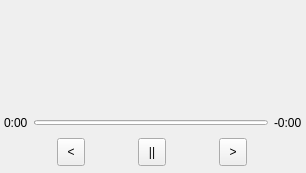
<?xml version="1.0" encoding="UTF-8"?>
<ui version="4.0">
 <class>DDEMpris2Widget</class>
 <widget class="QWidget" name="DDEMpris2Widget">
  <property name="geometry">
   <rect>
    <x>0</x>
    <y>0</y>
    <width>306</width>
    <height>173</height>
   </rect>
  </property>
  <property name="sizePolicy">
   <sizepolicy hsizetype="Preferred" vsizetype="Preferred">
    <horstretch>0</horstretch>
    <verstretch>0</verstretch>
   </sizepolicy>
  </property>
  <property name="maximumSize">
   <size>
    <width>16777215</width>
    <height>500</height>
   </size>
  </property>
  <property name="windowTitle">
   <string>Form</string>
  </property>
  <layout class="QVBoxLayout" name="verticalLayout">
   <property name="spacing">
    <number>2</number>
   </property>
   <property name="leftMargin">
    <number>4</number>
   </property>
   <property name="topMargin">
    <number>4</number>
   </property>
   <property name="rightMargin">
    <number>4</number>
   </property>
   <property name="bottomMargin">
    <number>4</number>
   </property>
   <item>
    <widget class="QWidget" name="widget" native="true">
     <property name="sizePolicy">
      <sizepolicy hsizetype="Preferred" vsizetype="Fixed">
       <horstretch>0</horstretch>
       <verstretch>0</verstretch>
      </sizepolicy>
     </property>
     <layout class="QHBoxLayout" name="horizontalLayout">
      <property name="spacing">
       <number>2</number>
      </property>
      <property name="leftMargin">
       <number>4</number>
      </property>
      <property name="topMargin">
       <number>4</number>
      </property>
      <property name="rightMargin">
       <number>4</number>
      </property>
      <property name="bottomMargin">
       <number>4</number>
      </property>
      <item>
       <widget class="QLabel" name="artLabel">
        <property name="minimumSize">
         <size>
          <width>100</width>
          <height>100</height>
         </size>
        </property>
        <property name="maximumSize">
         <size>
          <width>100</width>
          <height>100</height>
         </size>
        </property>
        <property name="text">
         <string/>
        </property>
       </widget>
      </item>
      <item>
       <widget class="QWidget" name="widget_3" native="true">
        <layout class="QVBoxLayout" name="verticalLayout_2">
         <property name="spacing">
          <number>4</number>
         </property>
         <property name="leftMargin">
          <number>4</number>
         </property>
         <property name="topMargin">
          <number>4</number>
         </property>
         <property name="rightMargin">
          <number>4</number>
         </property>
         <property name="bottomMargin">
          <number>4</number>
         </property>
         <item>
          <widget class="ScrollLabel" name="titleLabel">
           <property name="minimumSize">
            <size>
             <width>180</width>
             <height>0</height>
            </size>
           </property>
           <property name="text">
            <string/>
           </property>
           <property name="alignment">
            <set>Qt::AlignCenter</set>
           </property>
          </widget>
         </item>
         <item>
          <widget class="ScrollLabel" name="albumLabel">
           <property name="text">
            <string/>
           </property>
           <property name="alignment">
            <set>Qt::AlignCenter</set>
           </property>
          </widget>
         </item>
         <item>
          <widget class="ScrollLabel" name="artistLabel">
           <property name="text">
            <string/>
           </property>
           <property name="alignment">
            <set>Qt::AlignCenter</set>
           </property>
          </widget>
         </item>
        </layout>
       </widget>
      </item>
     </layout>
    </widget>
   </item>
   <item>
    <widget class="QWidget" name="widget_2" native="true">
     <layout class="QVBoxLayout" name="verticalLayout_3">
      <property name="leftMargin">
       <number>0</number>
      </property>
      <property name="topMargin">
       <number>0</number>
      </property>
      <property name="rightMargin">
       <number>0</number>
      </property>
      <property name="bottomMargin">
       <number>0</number>
      </property>
      <item>
       <widget class="QWidget" name="progressWidget" native="true">
        <property name="sizePolicy">
         <sizepolicy hsizetype="Preferred" vsizetype="Fixed">
          <horstretch>0</horstretch>
          <verstretch>0</verstretch>
         </sizepolicy>
        </property>
        <layout class="QHBoxLayout" name="horizontalLayout_2">
         <property name="leftMargin">
          <number>0</number>
         </property>
         <property name="topMargin">
          <number>0</number>
         </property>
         <property name="rightMargin">
          <number>0</number>
         </property>
         <property name="bottomMargin">
          <number>0</number>
         </property>
         <item>
          <widget class="QLabel" name="posLabel">
           <property name="text">
            <string>0:00</string>
           </property>
          </widget>
         </item>
         <item>
          <widget class="QProgressBar" name="progressBar">
           <property name="maximumSize">
            <size>
             <width>16777215</width>
             <height>5</height>
            </size>
           </property>
           <property name="value">
            <number>0</number>
           </property>
           <property name="textVisible">
            <bool>false</bool>
           </property>
          </widget>
         </item>
         <item>
          <widget class="QLabel" name="leftLabel">
           <property name="text">
            <string>-0:00</string>
           </property>
          </widget>
         </item>
        </layout>
       </widget>
      </item>
      <item>
       <widget class="QWidget" name="widget_5" native="true">
        <property name="sizePolicy">
         <sizepolicy hsizetype="Preferred" vsizetype="Fixed">
          <horstretch>0</horstretch>
          <verstretch>0</verstretch>
         </sizepolicy>
        </property>
        <layout class="QHBoxLayout" name="horizontalLayout_3">
         <property name="spacing">
          <number>0</number>
         </property>
         <property name="leftMargin">
          <number>0</number>
         </property>
         <property name="topMargin">
          <number>0</number>
         </property>
         <property name="rightMargin">
          <number>0</number>
         </property>
         <property name="bottomMargin">
          <number>0</number>
         </property>
         <item>
          <widget class="QToolButton" name="prevButton">
           <property name="sizePolicy">
            <sizepolicy hsizetype="Preferred" vsizetype="Preferred">
             <horstretch>0</horstretch>
             <verstretch>0</verstretch>
            </sizepolicy>
           </property>
           <property name="minimumSize">
            <size>
             <width>28</width>
             <height>28</height>
            </size>
           </property>
           <property name="maximumSize">
            <size>
             <width>28</width>
             <height>28</height>
            </size>
           </property>
           <property name="text">
            <string>&lt;</string>
           </property>
           <property name="iconSize">
            <size>
             <width>24</width>
             <height>24</height>
            </size>
           </property>
          </widget>
         </item>
         <item>
          <widget class="QToolButton" name="pausePlayButton">
           <property name="sizePolicy">
            <sizepolicy hsizetype="Preferred" vsizetype="Preferred">
             <horstretch>0</horstretch>
             <verstretch>0</verstretch>
            </sizepolicy>
           </property>
           <property name="minimumSize">
            <size>
             <width>28</width>
             <height>28</height>
            </size>
           </property>
           <property name="maximumSize">
            <size>
             <width>28</width>
             <height>28</height>
            </size>
           </property>
           <property name="text">
            <string>||</string>
           </property>
           <property name="iconSize">
            <size>
             <width>24</width>
             <height>24</height>
            </size>
           </property>
          </widget>
         </item>
         <item>
          <widget class="QToolButton" name="nextButton">
           <property name="sizePolicy">
            <sizepolicy hsizetype="Preferred" vsizetype="Preferred">
             <horstretch>0</horstretch>
             <verstretch>0</verstretch>
            </sizepolicy>
           </property>
           <property name="minimumSize">
            <size>
             <width>28</width>
             <height>28</height>
            </size>
           </property>
           <property name="maximumSize">
            <size>
             <width>28</width>
             <height>28</height>
            </size>
           </property>
           <property name="text">
            <string>&gt;</string>
           </property>
           <property name="iconSize">
            <size>
             <width>24</width>
             <height>24</height>
            </size>
           </property>
          </widget>
         </item>
        </layout>
       </widget>
      </item>
     </layout>
    </widget>
   </item>
  </layout>
 </widget>
 <customwidgets>
  <customwidget>
   <class>ScrollLabel</class>
   <extends>QLabel</extends>
   <header>./widgets/ScrollLabel.h</header>
  </customwidget>
 </customwidgets>
 <resources/>
 <connections/>
</ui>
